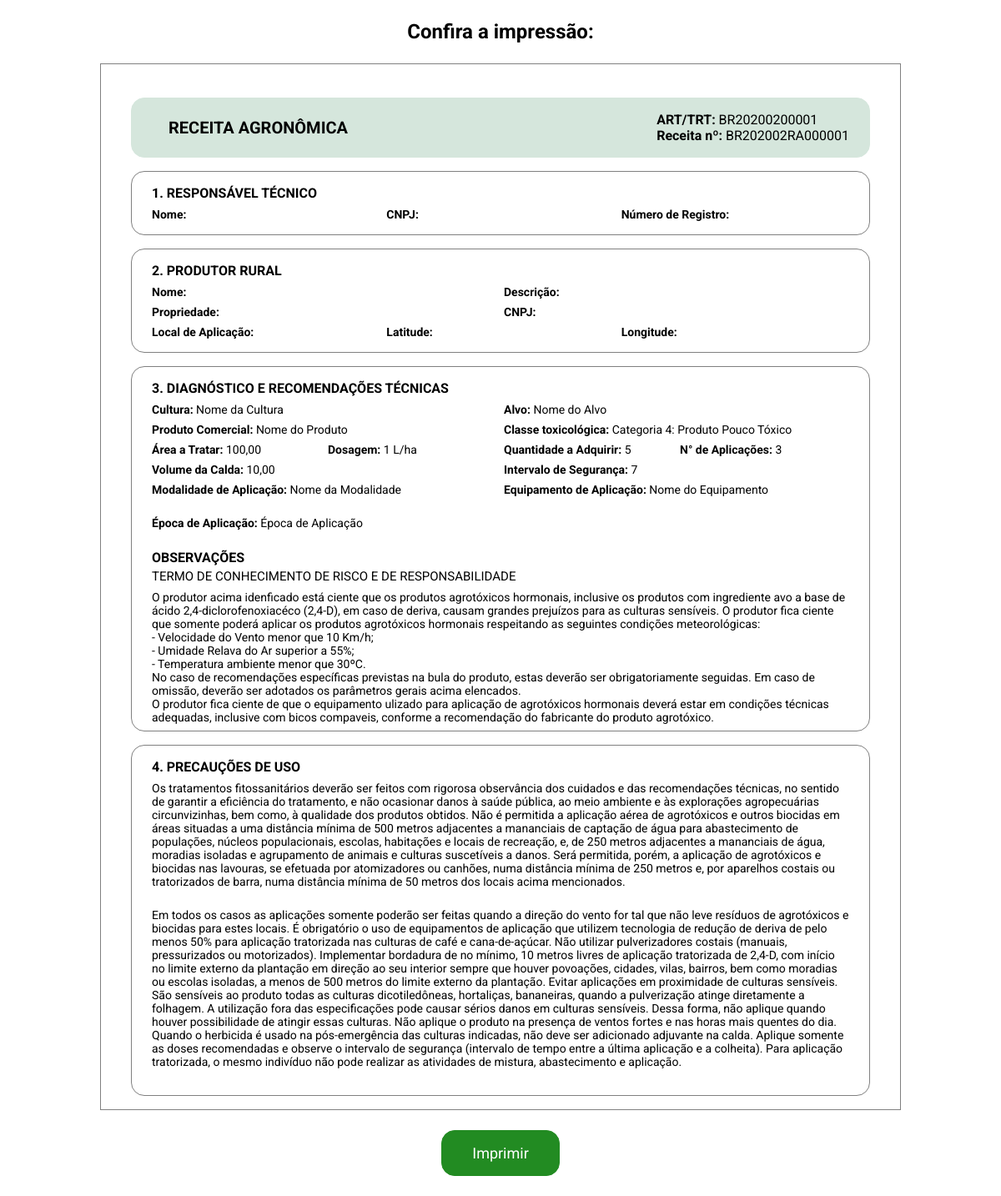
The app's page /exibir-diagnostico/, older data.
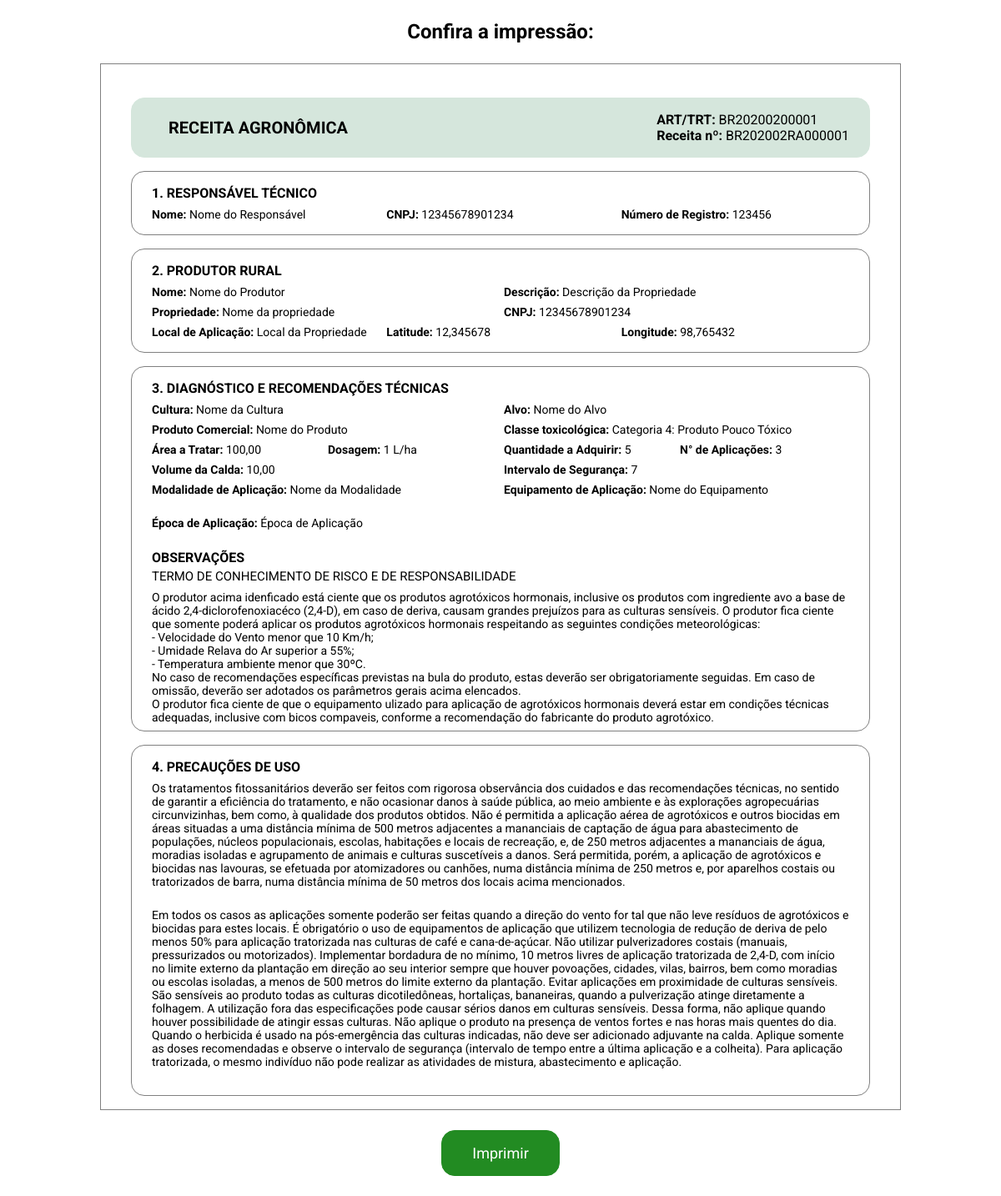
The same page, newer data.
### diagnosticos/models.py (models this page shows)
class ResponsavelTecnico(models.Model):
    nome = models.CharField(max_length=50)
    cnpj = models.CharField(max_length=14)
    numero_registro = models.CharField(max_length=20)
    class Meta:
        verbose_name="Responsável técnico"
        verbose_name_plural="Responsáveis técnicos"

class ProdutorRural(models.Model):
    nome = models.CharField(max_length=50)
    propriedade = models.ForeignKey("diagnosticos.Propriedade", on_delete=models.CASCADE)
    class Meta:
        verbose_name="Produtor rural"
        verbose_name_plural="Produtores rurais"

class Propriedade(models.Model):
    nome = models.CharField(max_length=30)
    descricao = models.CharField(max_length=200)
    cnpj = models.CharField(max_length=14)
    local = models.CharField(max_length=100)
    latitude = models.DecimalField(max_digits=9, decimal_places=6)
    longitude = models.DecimalField(max_digits=9, decimal_places=6)
    def __str__(self):
        return f"{self.nome}"
    class Meta:
        verbose_name="Propriedade"
        verbose_name_plural="Propriedades"

### diagnosticos/views.py (the view)
# urls.py: path('exibir-diagnostico/', views.exibir_diagnostico, name='exibir_diagnostico'),
def exibir_diagnostico(request):
    responsavel = ResponsavelTecnico.objects.first()
    produtor = ProdutorRural.objects.first()
    propriedade = Propriedade.objects.first()
    diagnostico = Diagnostico.objects.first()
    context = {
        'responsavel': responsavel,
        'produtor': produtor,
        'propriedade': propriedade,
        'diagnostico': diagnostico,
    }
    return render(request, 'diagnosticos/impressao.html', context)

### diagnosticos/templates/diagnosticos/impressao.html (shortened to what the changed rows need)
<!DOCTYPE html>
<html lang="pt-br">
<head>
</head>
<body>
    <header class="cabecalho">
        <h1 class="cabecalho__titulo">Confira a impressão:</h1>
    </header>
    <div class="container">
        <section class="receita">
            <div class="receita__espaco">
                <h1 class="receita__titulo">RECEITA AGRONÔMICA</h1>
            </div>
        </section>
        <section class="responsavel">
            <div class="responsavel__campos">
                <p class="responsavel__item"><span>Nome:</span> {{ responsavel.nome }}</p>
                <p class="responsavel__item"><span>CNPJ:</span> {{ responsavel.cnpj }}</p>
                <p class="responsavel__item"><span>Número de Registro:</span> {{ responsavel.numero_registro }}</p>
            </div>
        </section>
        <section class="produtor">
            <div class="produtor__campos">
                <p class="produtor__item"><span>Nome:</span> {{ produtor.nome }}</p>
                <p class="produtor__item"><span>Descrição:</span> {{ propriedade.descricao }}</p>
                <p class="produtor__item"><span>Propriedade:</span> {{ produtor.propriedade }}</p>
                <p class="produtor__item"><span>CNPJ:</span> {{ propriedade.cnpj }}</p>
            </div>
            <div class="produtor__campos--secundario">
                <p class="produtor__item"><span>Local de Aplicação:</span> {{ propriedade.local }}</p>
                <p class="produtor__item"><span>Latitude:</span> {{ propriedade.latitude }}</p>
                <p class="produtor__item"><span>Longitude:</span> {{ propriedade.longitude }}</p>
            </div>
        </section>
        <section class="diagnostico">
            <h2 class="diagnostico__titulo--secundario">OBSERVAÇÕES</h2>
        </section>
    </div>
</body>
</html>

Row changes from the older to the newer data that the page shows:
added ResponsavelTecnico: nome "Nome do Responsável", cnpj "12345678901234", numero_registro "123456"
added ProdutorRural: nome "Nome do Produtor", propriedade "Nome da propriedade"
added Propriedade: descricao "Descrição da Propriedade", cnpj "12345678901234", local "Local da Propriedade", latitude "12,345678", longitude "98,765432"
